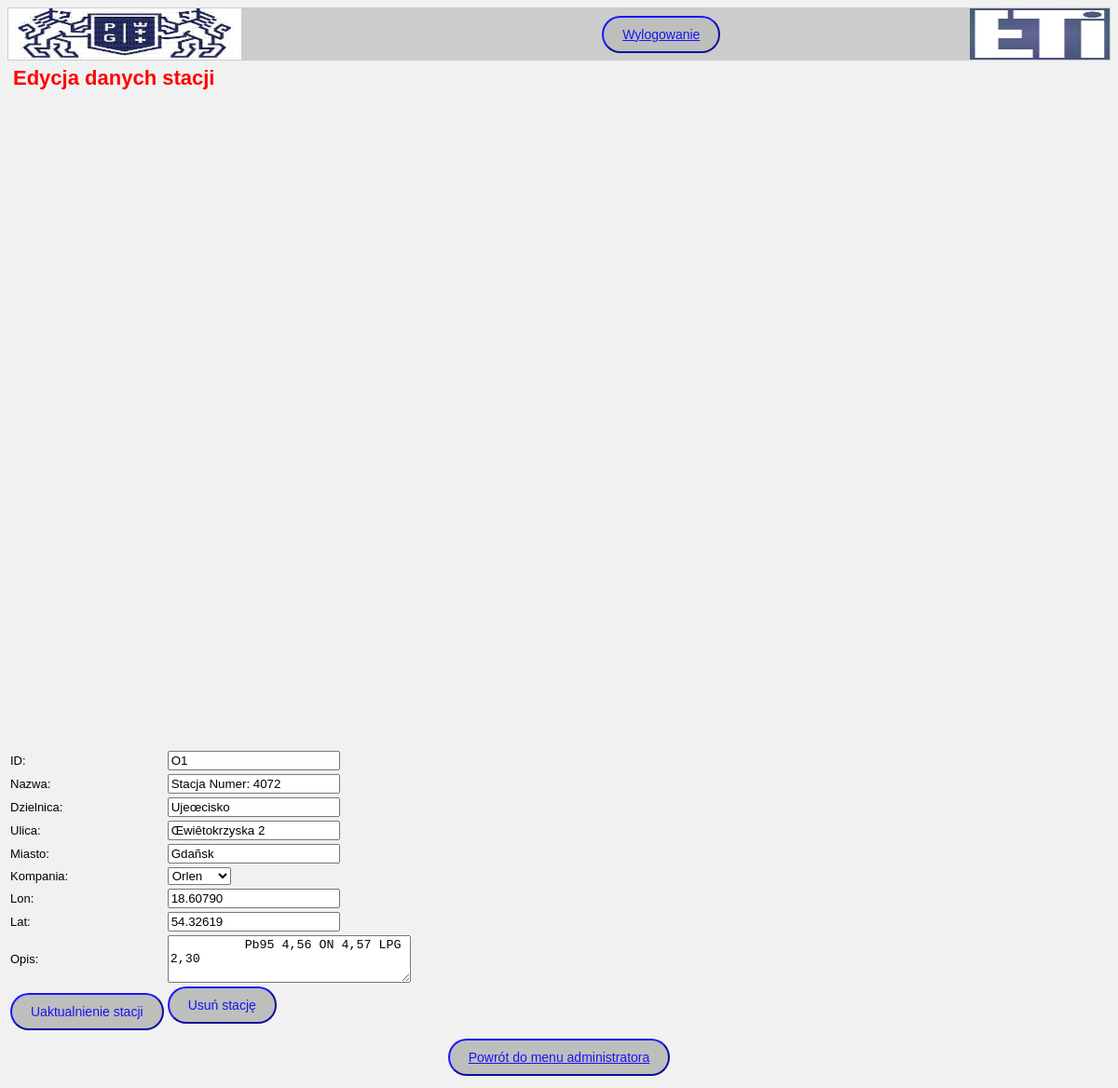
The app's page /edycja_stacji_form.php?id=O1 (signed in), older data.
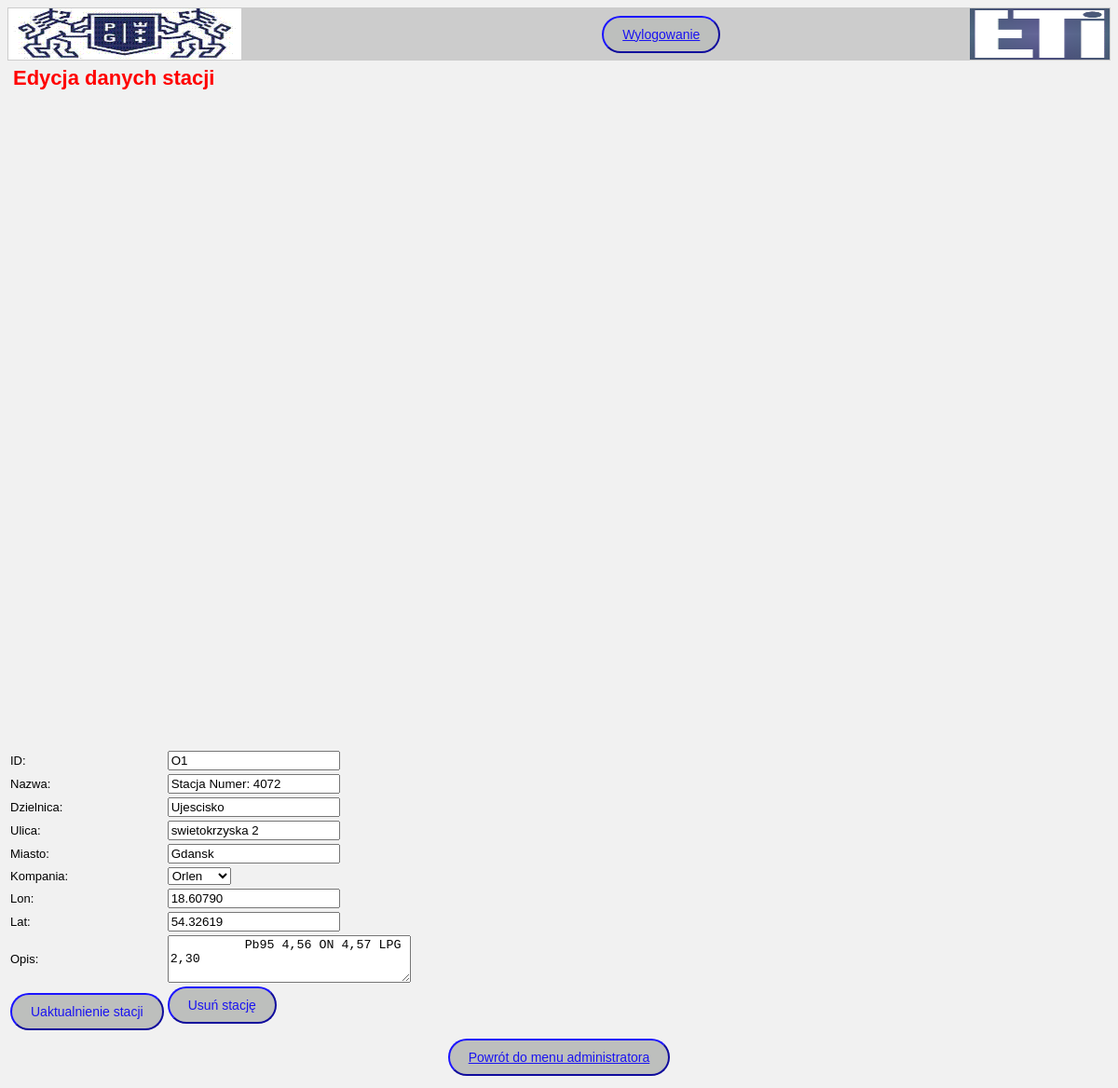
The same page, newer data.
### tables this page shows
create table stacje
(
  id char(15) not null primary key,
  nazwa char(100) not null,
  dzielnica char(100) not null,
  ulica char(100) not null,
  miasto char(100) not null,
  id_kom int unsigned not null references kompania(id_kom),
  lon float(7,5),
  lat float(7,5),
  opis varchar(255)
);

### funkcje_elementu.php (called while the page is built, shortened)
<?php
function pobierz_kompanie() {
   $lacz = lacz_bd();
   $zapytanie = "select id_kom, nazwakat from kompania";
   $wynik = @$lacz->query($zapytanie);
   $ilosc_kom = @$wynik->num_rows;
   $wynik = wynik_bd_do_tablicy($wynik);
   return $wynik;
}
function pobierz_dane_stacji($id) {
   $lacz = lacz_bd();
   $zapytanie = "select * from stacje where id='".$id."'";
   $wynik = @$lacz->query($zapytanie);
   $wynik = @$wynik->fetch_assoc();
   return $wynik;
}
?>

### funkcje_bazy.php (called while the page is built, shortened)
<?php
function wynik_bd_do_tablicy($wynik) {
   $tablica_wyn = array();
   for ($licznik=0; $rzad = $wynik->fetch_assoc(); $licznik++) {
     $tablica_wyn[$licznik] = $rzad;
   }
   return $tablica_wyn;
}
?>

### funkcje_admin.php (the view, shortened to what this page needs)
<?php
function wyswietl_form_stacji($stacja = '') {
  $edycja = is_array($stacja);
?>
  <form method="post"
        action="<?php echo $edycja?'edycja_stacji.php':'dodaj_stacje.php';?>">
  <table border="0">
  <tr>
    <td>ID:</td>
    <td><input type="text" name="id"
         value="<?php echo $edycja?$stacja['id']:''; ?>" /></td>
  </tr>
  <tr>
    <td>Nazwa:</td>
    <td><input type="text" name="nazwa"
         value="<?php echo $edycja?$stacja['nazwa']:''; ?>" /></td>
  </tr>
  <tr>
    <td>Dzielnica:</td>
    <td><input type="text" name="dzielnica"
         value="<?php echo $edycja?$stacja['dzielnica']:''; ?>" /></td>
  </tr>
  <tr>
    <td>Ulica:</td>
    <td><input type="text" name="ulica"
         value="<?php echo $edycja?$stacja['ulica']:''; ?>" /></td>
  </tr>
  <tr>
    <td>Miasto:</td>
    <td><input type="text" name="miasto"
         value="<?php echo $edycja?$stacja['miasto']:''; ?>" /></td>
  </tr>
   <tr>
      <td>Kompania:</td>
      <td><select name="id_kom">
      <?php
          $tablica_kom=pobierz_kompanie();
          foreach ($tablica_kom as $takom) {
               echo "<option value=\"".$takom['id_kom']."\"";
               if (($edycja) && ($takom['id_kom'] == $stacja['id_kom'])) {
                   echo " wybrano";
               }
               echo ">".$takom['nazwakat']."</option>";
          }
          ?>
          </select>
        </td>
   </tr>
   <tr>
    <td>Lon:</td>
    <td><input type="float" name="lon"
         value="<?php echo $edycja?$stacja['lon']:''; ?>" /></td>
  </tr>
  <tr>
    <td>Lat:</td>
    <td><input type="float" name="lat"
         value="<?php echo $edycja?$stacja['lat']:''; ?>" /></td>
  </tr>
    <td>Opis:</td>
    <td><textarea rows="3" cols="30" name="opis">
          <?php echo $edycja?$stacja['opis']:''; ?>
          </textarea></td>
    <tr>
      <td <?php if (!$edycja) { echo "colspan=2"; }?> align="center">
        <button type="submit"><?php echo $edycja?'Uaktualnienie':'Dodanie'; ?> stacji</button>
        </form></td>
        <?php
           if ($edycja) {
             echo "<td>
                   <form method=\"post\" action=\"usun_stacje.php\">
                   <input type=\"hidden\" name=\"id\"
                    value=\"".$stacja['id']."\" />
                   <button type=\"submit\">Usuń stację</button>
                   </form></td>";
            }
          ?>
<?php
}
?>

Row changes from the older to the newer data that the page shows:
changed stacje "Stacja Numer: 4072": dzielnica "Ujeœcisko" → "Ujescisko"; ulica "Œwiêtokrzyska 2" → "swietokrzyska 2"; miasto "Gdañsk" → "Gdansk"
